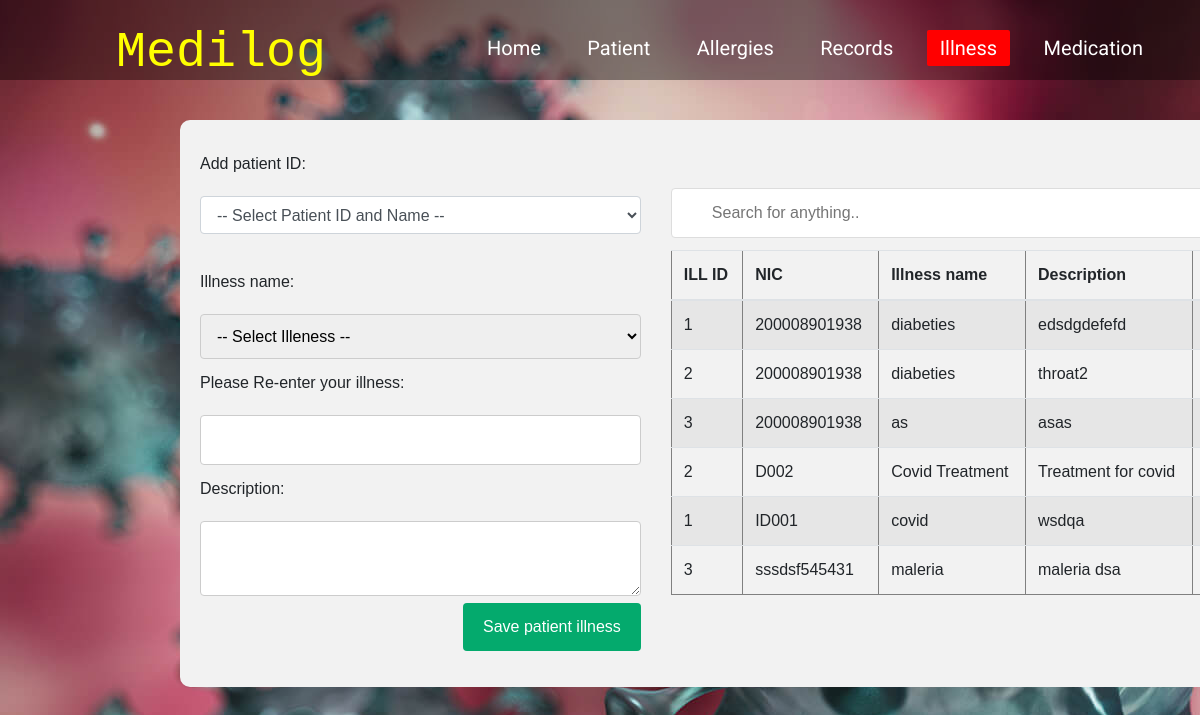
Page /All/patient/patientill.php on the committed database.
### tables this page shows
CREATE TABLE `patient_ill` (
  `NIC` varchar(12) NOT NULL,
  `ill_id` int(11) NOT NULL,
  `Illness_name` varchar(150) NOT NULL,
  `description` text NOT NULL
);

### All/patient/patientill.php (the view, shortened to what this page needs)
<!DOCTYPE html>
<html>
<head>
<link rel="stylesheet" href="https://cdn.jsdelivr.net/npm/bootstrap@4.5.3/dist/css/bootstrap.min.css">
<link rel="stylesheet" href="bootstrap/css/bootstrap.css">
<link rel="stylesheet" href="bootstrap/css/bootstrap.min.css">
</head>
<body bgcolor="">
<div class="wrapper">
      <nav class="navbar">
        <h1 style="float:left;font-family:OCR A Std, monospace;font-size:50px;color:#FFFF00; padding=0px">Medilog</h1>
        <ul>
          <li><a href="../html/home.html">Home</a></li>
          <li><a href="../Gowthamy/index.php">Patient</a></li>
          <li><a href="../php/Allergy.php">Allergies</a></li>
          <li><a href="../php/Records.php">Records</a></li>
          <li><a class="active" href="#">Illness</a></li>
          <li><a href="../php/Medication.php">Medication</a></li>
        </ul>
      </nav>
</div>
<br>
	<div class="container">
		<form method="POST" action="AddPatientIllenas.php" class="form-group">
	  <div class="row">
	  	<div class="col-md-5">
			<label>Add patient ID:</label>
               <select name="patientID" class="form-control" required="true">
             <option >-- Select Patient ID and Name --</option>
    </select>
			<br>
			<label>Illness name:</label>
    <select name="ill" required="true">
             <option >-- Select Illeness --</option>
    </select>
    <br>
    <label> Please Re-enter your illness: </label><input type="text" value="" name="illName" required="true">
     <br>
			<label>Description:</label><textarea id="description" name="description" placeholder="Please describe" style="height: 75px;"> </textarea> <br>
			<input type="submit" value="Save patient illness">
		</form> </div>
	<br>
	<div class="col-md-7">
		<br><br>
		<input type="text" id="myInput" onkeyup="myFunction()" placeholder="Search for anything.." title="Type in a name">
		<table border="1" class="table table-striped" id="myTable">
			<thead>
				<th>ILL ID</th>
				<th>NIC</th>
				<th>Illness name</th>
				<th>Description</th>
				<th>Action</th>
			</thead>
			<tbody>
				<?php
					include('conn.php');
					$query=mysqli_query($conn,"select * from `patient_ill`");
					while($row=mysqli_fetch_array($query)){
						?>
						<tr>
							<td><?php echo $row['ill_id']; ?></td>
							<td><?php echo $row['NIC']; ?></td>
							<td><?php echo $row['Illness_name']; ?></td>
							<td><?php echo $row['description']; ?></td>
							<td>
							</td>
						</tr>
						<?php
					}
				?>
			</tbody>
		</table>
	</div>
</body>
</html>

### All/patient/patientill.php (style rules this page uses)
.navbar { position: fixed; height: 80px; width: 100%; top: 0; left: 0; background: rgba(0,0,0,0.4); }
.navbar ul { float: right; margin-right: 20px; }
.navbar ul li { list-style: none; margin: 0 8px; display: inline-block; line-height: 80px; }
.navbar ul li a { font-size: 20px; font-family: 'Roboto', sans-serif; color: white; padding: 6px 13px; text-decoration: none; transition: .4s; }
.navbar ul li a.active, .navbar ul li a:hover { background: red; border-radius: 2px; }
* { box-sizing: border-box; }
body { margin: 0; font-family: Arial, Helvetica, sans-serif; background-image: url('img/virus.jpg'); background-repeat: no-repeat; }
input[type=text], select, textarea { width: 100%; padding: 12px; border: 1px solid #ccc; border-radius: 4px; resize: vertical; }
label { padding: 12px 12px 12px 0; display: inline-block; }
input[type=submit] { background-color: #04AA6D; color: white; padding: 12px 20px; border: none; border-radius: 4px; cursor: pointer; float: right; }
.container { border-radius: 10px; background-color: #f2f2f2; padding: 20px; }
.row:after { content: ""; display: table; clear: both; }
#myInput { background-image: url('img/search'); background-position: 10px 10px; background-repeat: no-repeat; width: 100%; font-size: 16px; padding: 12px 20px 12px 40px; border: 1px solid #ddd; margin-bottom: 12px; }

### rows in the picture
patient_ill: ill "1", NIC "200008901938", Illness_name "diabeties", description "edsdgdefefd"
patient_ill: ill "2", NIC "200008901938", Illness_name "diabeties", description "throat2"
patient_ill: ill "3", NIC "200008901938", Illness_name "as", description "asas"
patient_ill: ill "2", NIC "D002", Illness_name "Covid Treatment", description "Treatment for covid"
patient_ill: ill "1", NIC "ID001", Illness_name "covid", description "wsdqa"
patient_ill: ill "3", NIC "sssdsf545431", Illness_name "maleria", description "maleria dsa"
